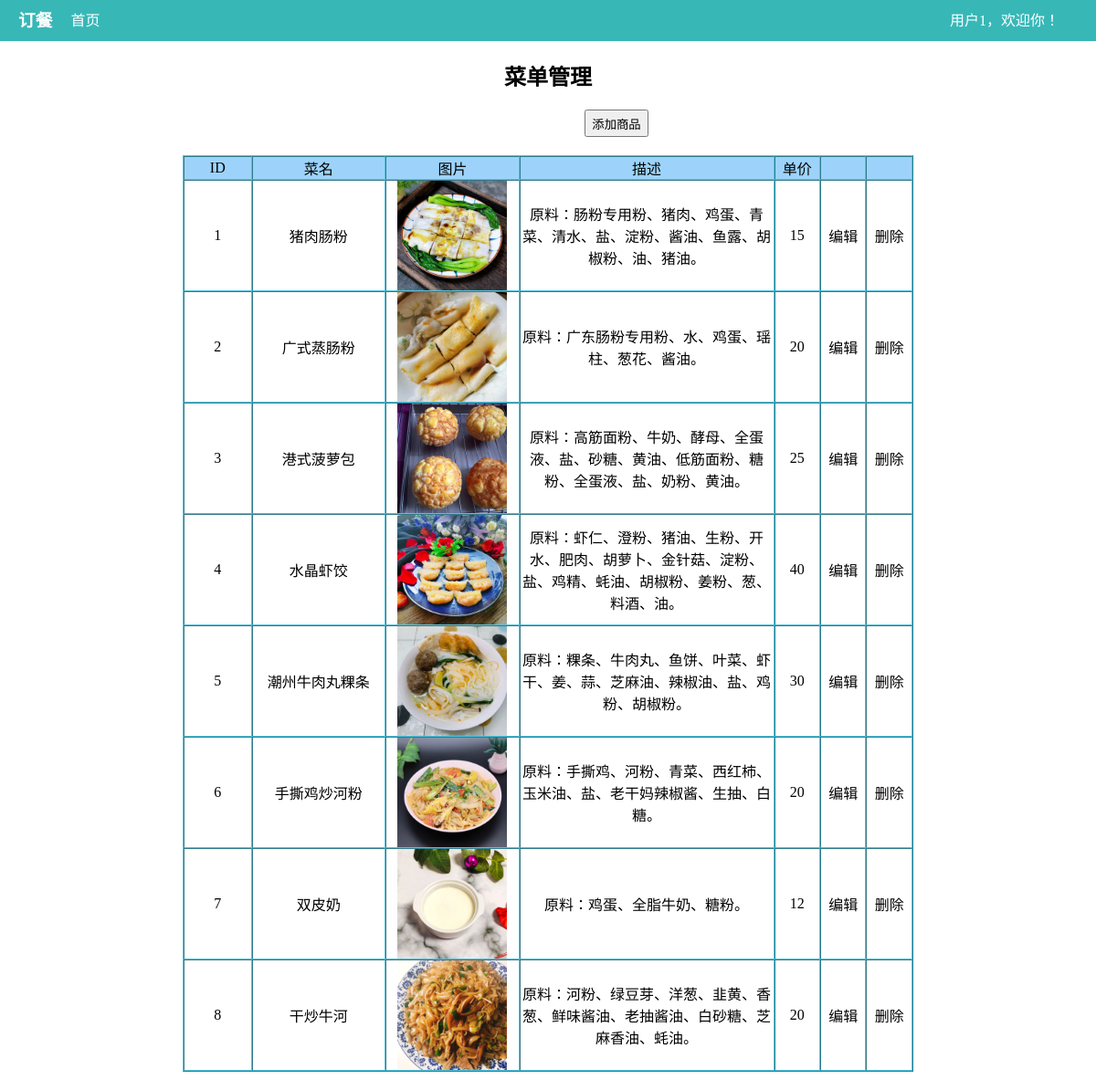
The app's page /menu_manage.php (signed in) with its own data.
### tables this page shows
CREATE TABLE `food` (
  `id` int(4) NOT NULL auto_increment,
  `img_src` varchar(70) NOT NULL default '',
  `name` varchar(40)  NOT NULL default '',
  `introduce` varchar(100) NOT NULL default '',
  `price`  int(4) default NULL,
  PRIMARY KEY  (`id`)
);

### menu_manage.php (the view, shortened to what this page needs)
<?php
include('top.php');
?>
<h2 class='c'>菜单管理</h2>
<a class='k' href="food_add.php"><button >添加商品</button></a>
<table width="700" cellpadding="0" cellspacing="0"  border='1' class='c'>
    <tr class='t-f'>
        <td width="60">ID</td>
        <td width="120">菜名</td>
        <td width="120">图片</td>
        <td width="230">描述</td>
        <td width="40">单价</td>
        <td width="40"></td>
        <td width="40"></td>
    </tr>
    <?php
        $result = $conn->query("SELECT * FROM food ");
        while($a=$result->fetch_array(MYSQLI_ASSOC)){
    ?>
    <tr class='tu'>
        <td width="60"><?php echo $a["id"]?></td>
        <td width="120"><?php echo $a["name"]?></td>
        <td width="120"><img src="<?php echo $a['img_src']?>" alt=""></td>
        <td width="230"><?php echo $a["introduce"]?></td>
        <td width="40"><?php echo $a["price"]?></td>
        <td width="40" class='del'><a href="<?php echo "food_bianji.php?new=".$a['id'] ?>">编辑</a></td>
        <td width="40" class='del'><a href="<?php echo "del_menu.php?new=".$a['id'] ?>">删除</a></td>
    </tr>
    <?php
        }
    ?>
</table>

### top.php (style rules this page uses)
* { margin:0; padding:0; }
a { text-decoration: none; color:black; }

### menu_manage.php (style rules this page uses)
.c { text-align:center; }
table { width:800px; margin:20px auto; border-color:#52C3DD; }
table img { width:120px; height:120px; }
table .tu { height:120px; }
table .t-f { background:#9DD3FA; }
.k { margin-left:640px; }
h2 { margin-bottom:20px; }
button { height:30px; width:70px; }

### records on screen
food: id "1", name "猪肉肠粉", img_src (picture), introduce "原料：肠粉专用粉、猪肉、鸡蛋、青菜、清水、盐、淀粉、酱油、鱼露、胡椒粉、油、猪油。", price "15"
food: id "2", name "广式蒸肠粉", img_src (picture), introduce "原料：广东肠粉专用粉、水、鸡蛋、瑶柱、葱花、酱油。", price "20"
food: id "3", name "港式菠萝包", img_src (picture), introduce "原料：高筋面粉、牛奶、酵母、全蛋液、盐、砂糖、黄油、低筋面粉、糖粉、全蛋液、盐、奶粉、黄油。", price "25"
food: id "4", name "水晶虾饺", img_src (picture), introduce "原料：虾仁、澄粉、猪油、生粉、开水、肥肉、胡萝卜、金针菇、淀粉、盐、鸡精、蚝油、胡椒粉、姜粉、葱、料酒、油。", price "40"
food: id "5", name "潮州牛肉丸粿条", img_src (picture), introduce "原料：粿条、牛肉丸、鱼饼、叶菜、虾干、姜、蒜、芝麻油、辣椒油、盐、鸡粉、胡椒粉。", price "30"
food: id "6", name "手撕鸡炒河粉", img_src (picture), introduce "原料：手撕鸡、河粉、青菜、西红柿、玉米油、盐、老干妈辣椒酱、生抽、白糖。", price "20"
food: id "7", name "双皮奶", img_src (picture), introduce "原料：鸡蛋、全脂牛奶、糖粉。", price "12"
food: id "8", name "干炒牛河", img_src (picture), introduce "原料：河粉、绿豆芽、洋葱、韭黄、香葱、鲜味酱油、老抽酱油、白砂糖、芝麻香油、蚝油。", price "20"

### other values on screen
$_SESSION['username'] "用户1"
